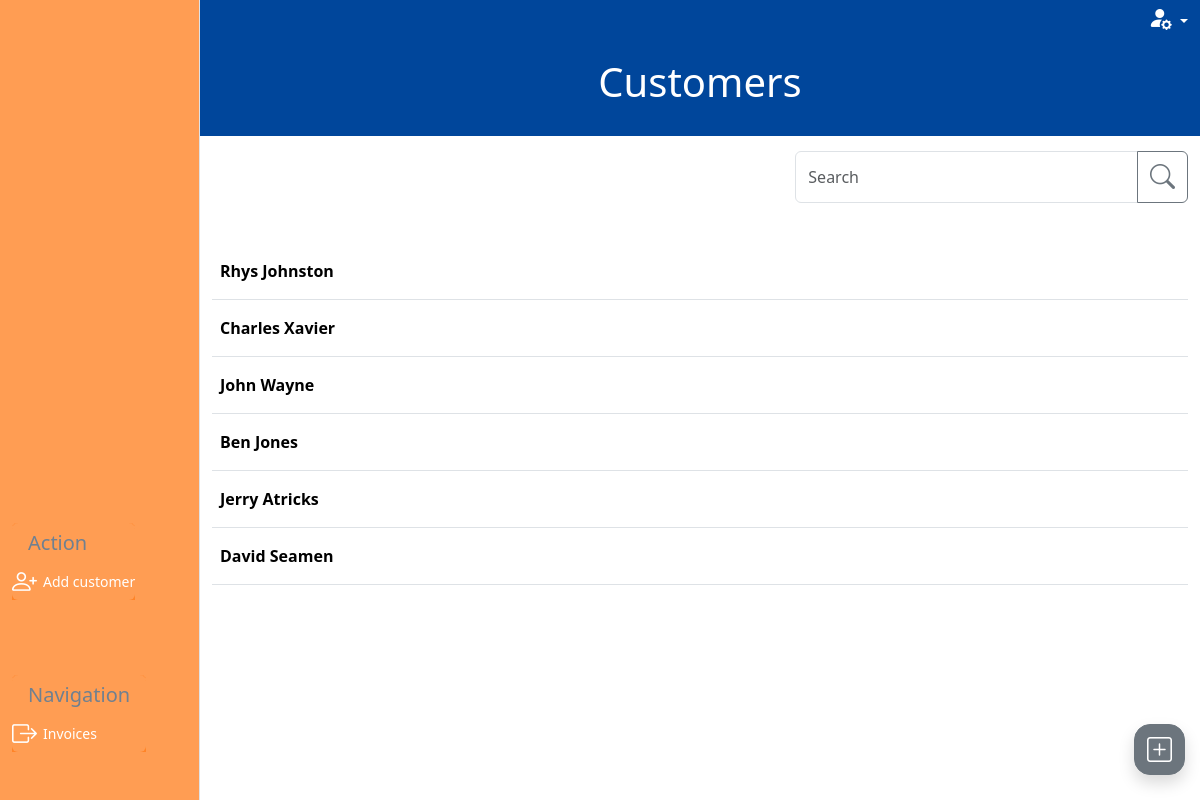
The app's page /customers/ with its own data.
### customer/models.py (models this page shows, shortened)
class Customer(models.Model):
    class CustomerType(models.IntegerChoices):
        TRADE = 1, 'Trade'
        PRIVATE = 2, 'Private'
    class PaymentTerms(models.IntegerChoices):
        PIA = 1, 'Payment in advance'
        NET_7 = 2, '7 days'
        NET_14 = 3, '14 days'
        NET_30 = 4, '30 days'
        NET_60 = 5, '60 days'
    name = models.CharField(max_length=20, blank=False, null=False)
    friendly_name = models.CharField(max_length=10, blank=True, null=True)
    type = models.PositiveSmallIntegerField(
        choices=CustomerType.choices, blank=True, null=True)
    address_line_1 = models.CharField(max_length=27, blank=True, null=True)
    address_line_2 = models.CharField(max_length=27, blank=True, null=True)
    city_region = models.CharField(max_length=27, blank=True, null=True)
    postcode = models.CharField(max_length=10, blank=True, null=True)
    contact_number_primary = models.CharField(max_length=20, blank=True, null=True)
    email = models.CharField(max_length=20, blank=True, null=True)
    payment_terms = models.PositiveSmallIntegerField(
        choices=PaymentTerms.choices, blank=True, null=True)
    active = models.BooleanField(default=True, blank=True, null=True)
    slug = models.SlugField(max_length=100, unique=True, blank=False, null=False)

### customer/views.py (the view)
# urls.py: path('', views.customer_list, name='customer_list'),
def customer_list(request):
    customers = Customer.objects.filter(active=True)
    customer_form = CustomerForm()
    previous_url = 'customer_list'
    template = 'customer/customer_list.html'
    context = {
        'customer_list': customers,
        'customer_form': customer_form,
        'previous_url': 'customer_list',
    }
    return render(request, template, context)

### customer/forms.py (called while the page is built)
def add_or_edit_button(slug):
    if slug:
        text = 'Edit'
    else:
        text = 'Add'
    return text

def add_or_edit_path(slug, type):
    if slug:
        path = reverse('edit_'+type, args=[slug])
    else:
        path = reverse('add_'+type)
    return path

def add_or_edit_modal(slug, type, layout):
    if slug:
        layout
    else:
        layout = Modal(
            layout,
            css_id=type+"_modal",
            title="Add "+type.capitalize(),
            css_class="modal-lg h-100 overflow-y-auto"
        )
    return  layout

### invoice/context_processors.py (called while the page is built)
def user_creds(request):
    return {
        'Mechanic': request.user.groups.filter(name='Mechanic').exists(),
        'Accounts': request.user.groups.filter(name='Accounts').exists(),
        'Foreman': request.user.groups.filter(name='Foreman').exists(),
    }

### customer/templates/customer/customer_list.html (shortened to what this page needs)
{% extends "base_dashboard.html" %}
{% load static %}
{% load crispy_forms_tags %}
{% block css %}
{{block.super}}
<link rel="stylesheet" href="{% static 'invoice/css/invoice.css' %}">
{% endblock %}
{% block page_title %}Customers{% endblock %}Customer List{% block page_heading %}Customers{% endblock %}
{% block side_menu_action_items %}
<a type="button" data-bs-toggle="modal" data-bs-target="#customer_modal" class="btn side-menu-link text-white"><i
        class="bi bi-person-plus"></i> <span>Add customer</span></a>
{% endblock side_menu_action_items %}
{% block side_menu_nav_items %}
<a href="{% url 'invoice_list' %}" class="btn side-menu-link text-white"><i
        class="bi bi-box-arrow-right"></i><span>Invoices</span></a>
{% endblock side_menu_nav_items %}
{% block filter_search %}
<div class="col-12 offset-md-7 col-md-5">
{% include 'includes/searchbar.html' %}
</div>
{% endblock %}
{% block dashboard_content %}
<table class="table table-hover align-middle">
    <tbody id="table-body">
        {% for customer in customer_list %}
        <tr>
            <th scope="row"><a href="{% url 'customer_summary' slug=customer.slug  %}">{{ customer.name }}</a></th>
        </tr>
        {% endfor %}
    </tbody>
</table>
{% endblock %}

### static/css/base.css (style rules this page uses)
html { height: 100%; overflow: hidden; }
a { color: black; text-decoration: none; }
i { font-size: 25px; }
.side-menu-link { display: flex; justify-content: end; align-items: center; justify-content: start; font-size: 14px; font-weight: 500; border:none; margin-right: 0px; padding: 0; }
.side-menu-link > i { font-size: 25px; margin-right: 6px; }
tr { line-height: 40px; }
th > a, td > a { text-decoration: none; display:block }

### records on screen
Customer: name "Rhys Johnston"
Customer: name "Charles Xavier"
Customer: name "John Wayne"
Customer: name "Ben Jones"
Customer: name "Jerry Atricks"
Customer: name "David Seamen"
